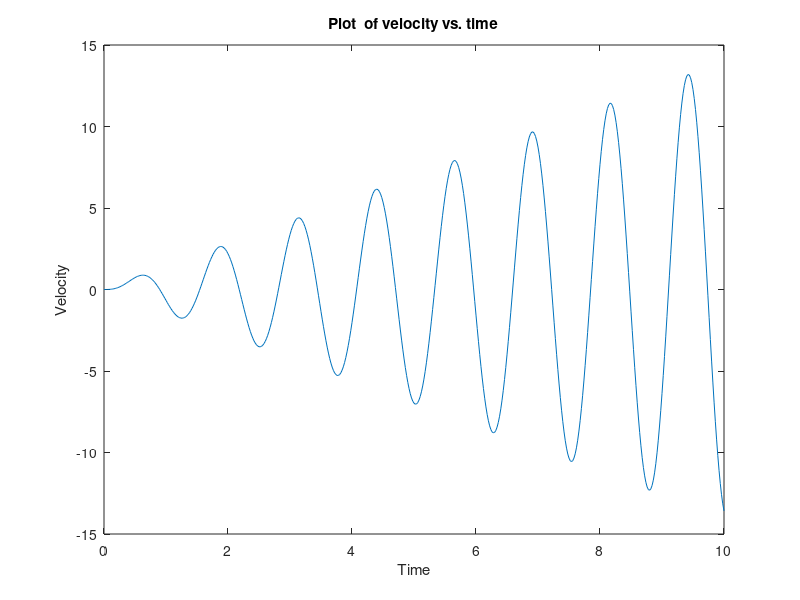

MATLAB code for this plot:
% Acceleration and Velocity
% Create the function handle for the acceleration
acc = @(t) 7*t.*sin(5*t);
% use a for loop with t values ranging from 0 to 10 with an increment of
% 0.02
count =1;
for t = 0:0.02:10
    vel(count) = integral(acc,0,t);
    count = count+1;
end
t = 0:0.02:10;
% Plot the velocity vs time
plot(t,vel)
xlabel('Time')
ylabel('Velocity')
title('Plot  of velocity vs. time')
